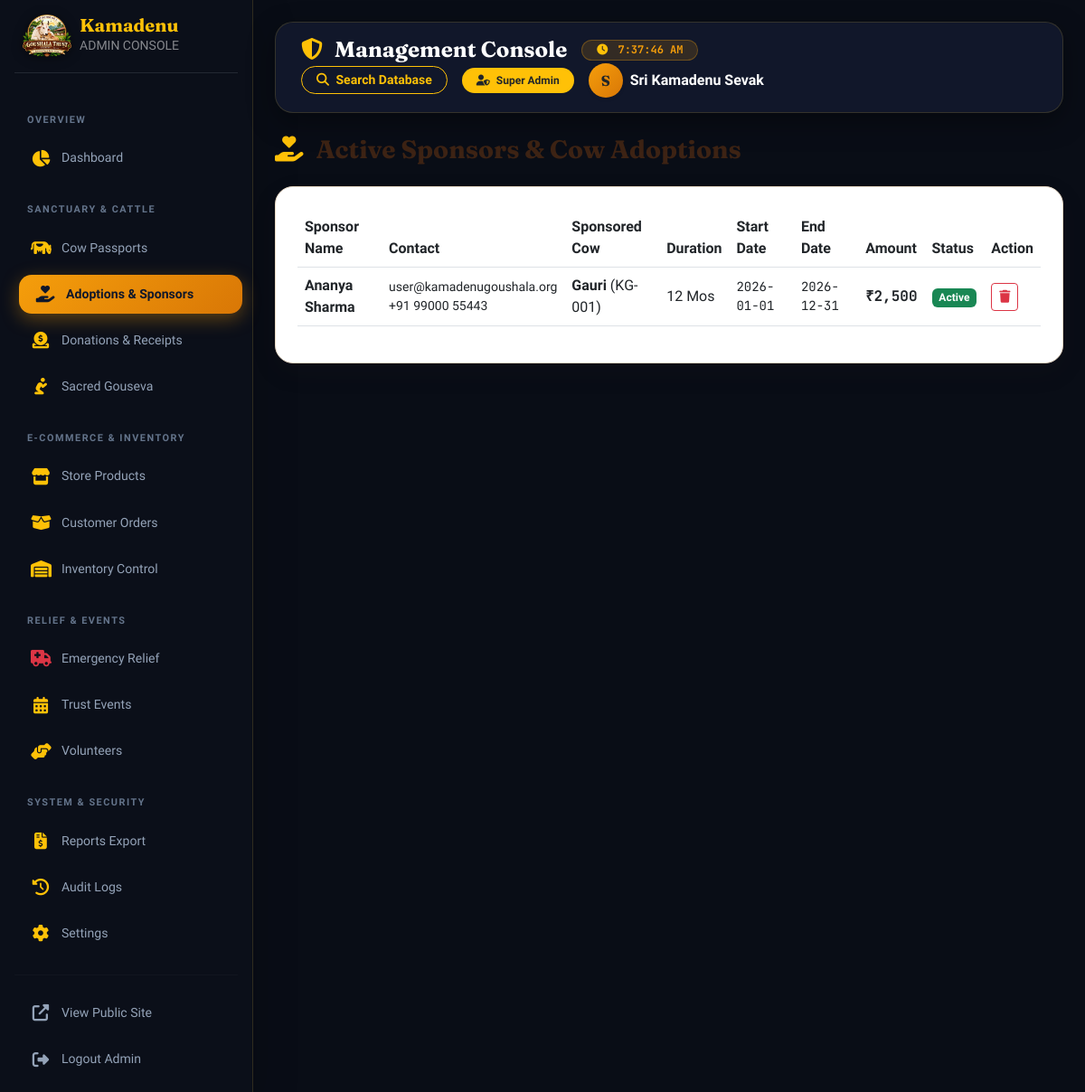
/admin/sponsors.php (signed in), run on the app's committed database.
### tables this page shows
CREATE TABLE IF NOT EXISTS `roles` (
  `id` INT AUTO_INCREMENT PRIMARY KEY,
  `name` VARCHAR(50) NOT NULL UNIQUE,
  `display_name` VARCHAR(100) NOT NULL,
  `description` TEXT,
  `created_at` TIMESTAMP DEFAULT CURRENT_TIMESTAMP
);

CREATE TABLE IF NOT EXISTS `sponsorships` (
  `id` INT AUTO_INCREMENT PRIMARY KEY,
  `sponsor_id` INT NOT NULL,
  `cow_id` INT NOT NULL,
  `amount` DECIMAL(10,2) NOT NULL,
  `duration_months` INT DEFAULT 1,
  `start_date` DATE NOT NULL,
  `end_date` DATE NOT NULL,
  `renewal_date` DATE,
  `status` ENUM('Active', 'Expired', 'Cancelled') DEFAULT 'Active',
  `payment_id` VARCHAR(100),
  `created_at` TIMESTAMP DEFAULT CURRENT_TIMESTAMP,
  FOREIGN KEY (`sponsor_id`) REFERENCES `sponsors`(`id`) ON DELETE CASCADE,
  FOREIGN KEY (`cow_id`) REFERENCES `cows`(`id`) ON DELETE CASCADE
);

CREATE TABLE IF NOT EXISTS `sponsors` (
  `id` INT AUTO_INCREMENT PRIMARY KEY,
  `user_id` INT,
  `name` VARCHAR(100) NOT NULL,
  `email` VARCHAR(150) NOT NULL,
  `phone` VARCHAR(20),
  `pan_number` VARCHAR(20),
  `address` TEXT,
  `created_at` TIMESTAMP DEFAULT CURRENT_TIMESTAMP,
  FOREIGN KEY (`user_id`) REFERENCES `users`(`id`) ON DELETE SET NULL
);

CREATE TABLE IF NOT EXISTS `cows` (
  `id` INT AUTO_INCREMENT PRIMARY KEY,
  `cow_code` VARCHAR(20) NOT NULL UNIQUE,  
  `name` VARCHAR(100) NOT NULL,
  `name_kn` VARCHAR(100),
  `name_hi` VARCHAR(100),
  `breed` VARCHAR(100) NOT NULL,
  `age_years` INT DEFAULT 0,
  `age_months` INT DEFAULT 0,
  `gender` ENUM('female', 'male') DEFAULT 'female',
  `color` VARCHAR(50),
  `weight_kg` DECIMAL(6,2),
  `rescue_date` DATE,
  `rescue_story` TEXT,
  `photo` VARCHAR(255) DEFAULT 'assets/images/cow-default.jpg',
  `health_status` ENUM('Excellent', 'Good', 'Under Treatment', 'Critical') DEFAULT 'Good',
  `adoption_status` ENUM('Available', 'Sponsored', 'Partially Sponsored') DEFAULT 'Available',
  `monthly_sponsorship_amount` DECIMAL(10,2) DEFAULT 2500.00,
  `is_featured` TINYINT(1) DEFAULT 0,
  `created_at` TIMESTAMP DEFAULT CURRENT_TIMESTAMP,
  `updated_at` TIMESTAMP DEFAULT CURRENT_TIMESTAMP ON UPDATE CURRENT_TIMESTAMP
);

### config/database.php (called while the page is built, shortened)
<?php
function e($string) {
    return htmlspecialchars((string)$string, ENT_QUOTES, 'UTF-8');
}
function is_admin_logged_in() {
    return isset($_SESSION['admin_id']) && !empty($_SESSION['admin_id']);
}
function current_admin($pdo) {
    $stmt = $pdo->prepare("SELECT a.*, r.name as role_name, r.display_name as role_display FROM admins a JOIN roles r ON a.role_id = r.id WHERE a.id = ? AND a.status = 'active'");
    $stmt->execute([$_SESSION['admin_id']]);
    return $stmt->fetch();
}

### admin/sponsors.php (the view, shortened to what this page needs)
<?php
require_once __DIR__ . '/header.php';
$sponsorships = $pdo->query("SELECT s.*, sp.name as sponsor_name, sp.email, sp.phone, c.name as cow_name, c.cow_code FROM sponsorships s JOIN sponsors sp ON s.sponsor_id = sp.id JOIN cows c ON s.cow_id = c.id ORDER BY s.id DESC")->fetchAll();
?>
<div class="d-flex justify-content-between align-items-center mb-4">
    <h3 class="font-heading mb-0"><i class="fas fa-hand-holding-heart text-warning me-2"></i> Active Sponsors & Cow Adoptions</h3>
</div>
<div class="kamadenu-card p-4">
    <div class="table-responsive">
        <table class="table table-hover align-middle">
            <thead>
                <tr>
                    <th>Sponsor Name</th>
                    <th>Contact</th>
                    <th>Sponsored Cow</th>
                    <th>Duration</th>
                    <th>Start Date</th>
                    <th>End Date</th>
                    <th>Amount</th>
                    <th>Status</th>
                    <th>Action</th>
                </tr>
            </thead>
            <tbody>
                <?php foreach ($sponsorships as $sp): ?>
                    <tr>
                        <td><strong><?php echo e($sp['sponsor_name']); ?></strong></td>
                        <td class="small"><?php echo e($sp['email']); ?><br><?php echo e($sp['phone']); ?></td>
                        <td><strong><?php echo e($sp['cow_name']); ?></strong> (<?php echo e($sp['cow_code']); ?>)</td>
                        <td><?php echo $sp['duration_months']; ?> Mos</td>
                        <td class="font-mono small"><?php echo e($sp['start_date']); ?></td>
                        <td class="font-mono small"><?php echo e($sp['end_date']); ?></td>
                        <td class="font-mono fw-bold text-dark">₹<?php echo number_format($sp['amount']); ?></td>
                        <td>
                            <?php if ($sp['status'] === 'Pending Approval'): ?>
                                <span class="badge bg-warning text-dark mb-1 d-block"><?php echo e($sp['status']); ?></span>
                                <form method="POST" style="display:inline;" onsubmit="return confirm('Approve this cow sponsorship?');">
                                    <input type="hidden" name="approve_sponsorship_id" value="<?php echo $sp['id']; ?>">
                                    <button type="submit" class="btn btn-sm btn-success py-0 px-2 font-ui" style="font-size: 0.75rem;"><i class="fas fa-check"></i> Approve</button>
                                </form>
                            <?php else: ?>
                                <span class="badge bg-success"><?php echo e($sp['status']); ?></span>
                            <?php endif; ?>
                        </td>
                        <td>
                            <button onclick="deleteAdminItem('sponsorships', <?php echo $sp['id']; ?>)" class="btn btn-sm btn-outline-danger font-ui fw-bold"><i class="fas fa-trash"></i></button>
                        </td>
                    </tr>
                <?php endforeach; ?>
            </tbody>
        </table>
    </div>
</div>
<?php require_once __DIR__ . '/footer.php'; ?>

### admin/header.php (shortened to what this page needs)
<?php
require_once __DIR__ . '/../config/database.php';
$admin = current_admin($pdo);
$current_page = basename($_SERVER['SCRIPT_NAME']);
function is_admin_active($page, $current) {
    return ($current === $page) ? 'active' : '';
}
?>
<!DOCTYPE html>
<html lang="en">
<head>
    <link rel="stylesheet" href="https://cdnjs.cloudflare.com/ajax/libs/font-awesome/6.4.0/css/all.min.css">
    <link rel="stylesheet" href="https://cdn.jsdelivr.net/npm/bootstrap@5.3.0/dist/css/bootstrap.min.css">
    <link rel="stylesheet" href="/Kamadenu/css/style.css">
    <link rel="stylesheet" href="/Kamadenu/css/admin.css">
    <link rel="stylesheet" href="/Kamadenu/css/admin-dashboard.css">
</head>
<body class="admin-body">
<div class="d-flex">
    <div class="admin-sidebar-nav p-3 shadow-lg">
        <a href="/Kamadenu/admin/dashboard.php" class="d-flex align-items-center text-white text-decoration-none mb-4 pb-3 border-bottom border-secondary border-opacity-25">
            <img src="/Kamadenu/assets/images/logo.png" alt="Kamadenu Goushala Logo" class="me-2.5" style="height: 48px; width: auto; object-fit: contain; filter: drop-shadow(0 2px 6px rgba(0,0,0,0.5));">
            <div>
                <strong class="font-heading fs-5 d-block lh-1 text-warning">Kamadenu</strong>
                <small class="text-white-50 font-ui fs-7 tracking-wider">ADMIN CONSOLE</small>
            </div>
        </a>
        <div class="nav flex-column font-ui small gap-1">
            <div class="nav-section-title">Overview</div>
            <a href="/Kamadenu/admin/dashboard.php" class="nav-link <?php echo is_admin_active('dashboard.php', $current_page); ?>"><i class="fas fa-chart-pie text-warning"></i> <span>Dashboard</span></a>
            <div class="nav-section-title">Sanctuary & Cattle</div>
            <a href="/Kamadenu/admin/cows.php" class="nav-link <?php echo is_admin_active('cows.php', $current_page); ?>"><i class="fas fa-cow text-warning"></i> <span>Cow Passports</span></a>
            <a href="/Kamadenu/admin/sponsors.php" class="nav-link <?php echo is_admin_active('sponsors.php', $current_page); ?>"><i class="fas fa-hand-holding-heart text-warning"></i> <span>Adoptions & Sponsors</span></a>
            <a href="/Kamadenu/admin/donations.php" class="nav-link <?php echo is_admin_active('donations.php', $current_page); ?>"><i class="fas fa-donate text-warning"></i> <span>Donations & Receipts</span></a>
            <a href="/Kamadenu/admin/seva.php" class="nav-link <?php echo is_admin_active('seva.php', $current_page); ?>"><i class="fas fa-pray text-warning"></i> <span>Sacred Gouseva</span></a>
            <div class="nav-section-title">E-Commerce & Inventory</div>
            <a href="/Kamadenu/admin/products.php" class="nav-link <?php echo is_admin_active('products.php', $current_page); ?>"><i class="fas fa-store text-warning"></i> <span>Store Products</span></a>
            <a href="/Kamadenu/admin/orders.php" class="nav-link <?php echo is_admin_active('orders.php', $current_page); ?>"><i class="fas fa-box-open text-warning"></i> <span>Customer Orders</span></a>
            <a href="/Kamadenu/admin/inventory.php" class="nav-link <?php echo is_admin_active('inventory.php', $current_page); ?>"><i class="fas fa-warehouse text-warning"></i> <span>Inventory Control</span></a>
            <div class="nav-section-title">Relief & Events</div>
            <a href="/Kamadenu/admin/emergency.php" class="nav-link <?php echo is_admin_active('emergency.php', $current_page); ?>"><i class="fas fa-ambulance text-danger"></i> <span>Emergency Relief</span></a>
            <a href="/Kamadenu/admin/events.php" class="nav-link <?php echo is_admin_active('events.php', $current_page); ?>"><i class="fas fa-calendar-alt text-warning"></i> <span>Trust Events</span></a>
            <a href="/Kamadenu/admin/volunteers.php" class="nav-link <?php echo is_admin_active('volunteers.php', $current_page); ?>"><i class="fas fa-hands-helping text-warning"></i> <span>Volunteers</span></a>
            <div class="nav-section-title">System & Security</div>
            <a href="/Kamadenu/admin/reports.php" class="nav-link <?php echo is_admin_active('reports.php', $current_page); ?>"><i class="fas fa-file-invoice-dollar text-warning"></i> <span>Reports Export</span></a>
            <a href="/Kamadenu/admin/audit-logs.php" class="nav-link <?php echo is_admin_active('audit-logs.php', $current_page); ?>"><i class="fas fa-history text-warning"></i> <span>Audit Logs</span></a>
            <a href="/Kamadenu/admin/settings.php" class="nav-link <?php echo is_admin_active('settings.php', $current_page); ?>"><i class="fas fa-cog text-warning"></i> <span>Settings</span></a>
            <hr class="border-secondary border-opacity-25 my-3">
            <a href="/Kamadenu/index.php" target="_blank" class="nav-link text-info"><i class="fas fa-external-link-alt"></i> <span>View Public Site</span></a>
            <a href="/Kamadenu/admin/logout.php" class="nav-link text-danger"><i class="fas fa-sign-out-alt"></i> <span>Logout Admin</span></a>
        </div>
    </div>
    <div class="flex-grow-1 p-4" style="min-width: 0;">
        <header class="d-flex flex-wrap justify-content-between align-items-center mb-4 admin-header-nav">
            <div class="d-flex align-items-center gap-3">
                <h4 class="font-heading mb-0 text-white"><i class="fas fa-shield-alt text-warning me-2"></i> Management Console</h4>
                <span class="badge badge-admin-gold px-3 py-1.5 rounded-pill font-mono"><i class="fas fa-clock me-1 text-warning"></i> <span id="admin-live-time">--:--:--</span></span>
            </div>
            <div class="d-flex align-items-center gap-3 mt-3 mt-md-0">
                <a href="/Kamadenu/admin/cows.php" class="btn btn-sm btn-outline-warning rounded-pill font-ui fw-bold px-3"><i class="fas fa-search me-1"></i> Search Database</a>
                <span class="badge bg-warning text-dark font-ui fw-bold px-3 py-2 rounded-pill"><i class="fas fa-user-shield me-1"></i> <?php echo e($admin['role_display']); ?></span>
                <div class="d-flex align-items-center gap-2">
                    <div class="rounded-circle text-dark font-heading fw-bold d-flex align-items-center justify-content-center shadow-sm" style="width: 38px; height: 38px; background: linear-gradient(135deg, #F59E0B 0%, #D97706 100%);">
                        <?php echo strtoupper(substr($admin['name'], 0, 1)); ?>
                    </div>
                    <span class="font-ui fw-bold text-white d-none d-md-inline"><?php echo e($admin['name']); ?></span>
                </div>
            </div>
        </header>

### data on the page
sponsorships: sponsor.name "Ananya Sharma", sponsor.email "user@kamadenugoushala.org", sponsor.phone "+91 99000 55443", cow.name "Gauri", cow.cow_code "KG-001", duration_months "12", start_date "2026-01-01", end_date "2026-12-31", amount "2,500", status "Active"

### other printed values
$admin['role_display'] "Super Admin"
substr($admin['name'], 0, 1) "S"
$admin['name'] "Sri Kamadenu Sevak"
